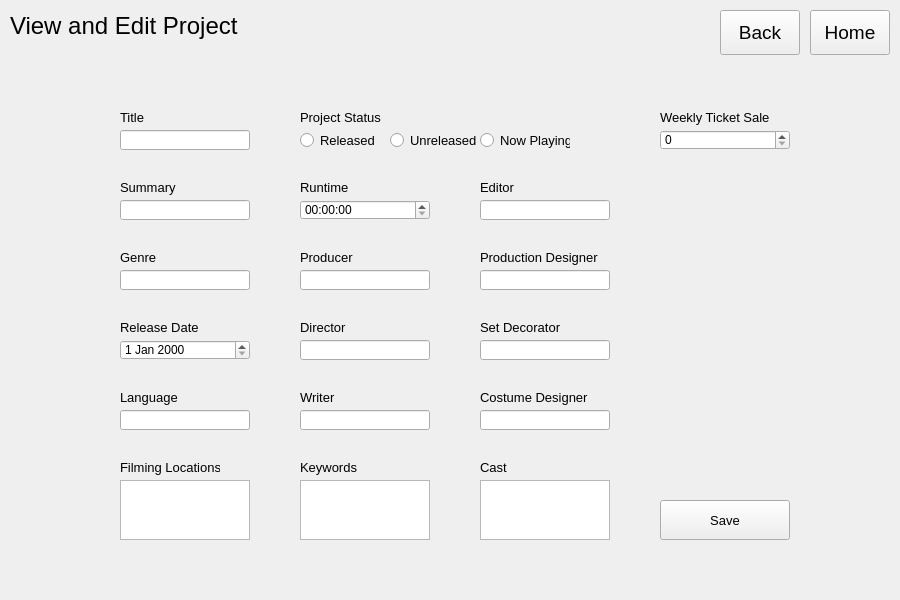
    <widget class="QWidget" name="pageEditProject">
     <property name="minimumSize">
      <size>
       <width>900</width>
       <height>600</height>
      </size>
     </property>
     <widget class="QLineEdit" name="textEditProjGenre">
      <property name="geometry">
       <rect>
        <x>120</x>
        <y>270</y>
        <width>130</width>
        <height>20</height>
       </rect>
      </property>
      <property name="font">
       <font>
        <pointsize>10</pointsize>
       </font>
      </property>
     </widget>
     <widget class="QLabel" name="labelEditProjCostumeDesigner">
      <property name="geometry">
       <rect>
        <x>480</x>
        <y>380</y>
        <width>111</width>
        <height>35</height>
       </rect>
      </property>
      <property name="font">
       <font>
        <pointsize>10</pointsize>
       </font>
      </property>
      <property name="text">
       <string>Costume Designer</string>
      </property>
     </widget>
     <widget class="QLineEdit" name="textEditProjSetDecorator">
      <property name="geometry">
       <rect>
        <x>480</x>
        <y>340</y>
        <width>130</width>
        <height>20</height>
       </rect>
      </property>
      <property name="font">
       <font>
        <pointsize>10</pointsize>
       </font>
      </property>
      <property name="text">
       <string/>
      </property>
     </widget>
     <widget class="QPlainTextEdit" name="textEditProjCast">
      <property name="geometry">
       <rect>
        <x>480</x>
        <y>480</y>
        <width>130</width>
        <height>60</height>
       </rect>
      </property>
     </widget>
     <widget class="QLineEdit" name="textEditProjDirector">
      <property name="geometry">
       <rect>
        <x>300</x>
        <y>340</y>
        <width>130</width>
        <height>20</height>
       </rect>
      </property>
      <property name="font">
       <font>
        <pointsize>10</pointsize>
       </font>
      </property>
     </widget>
     <widget class="QLabel" name="labelEditProjProducer">
      <property name="geometry">
       <rect>
        <x>300</x>
        <y>240</y>
        <width>100</width>
        <height>35</height>
       </rect>
      </property>
      <property name="font">
       <font>
        <pointsize>10</pointsize>
       </font>
      </property>
      <property name="text">
       <string>Producer</string>
      </property>
     </widget>
     <widget class="QLabel" name="labelEditProjProjectStatus">
      <property name="geometry">
       <rect>
        <x>300</x>
        <y>100</y>
        <width>121</width>
        <height>35</height>
       </rect>
      </property>
      <property name="font">
       <font>
        <pointsize>10</pointsize>
       </font>
      </property>
      <property name="text">
       <string>Project Status</string>
      </property>
     </widget>
     <widget class="QLineEdit" name="textEditProjProducer">
      <property name="geometry">
       <rect>
        <x>300</x>
        <y>270</y>
        <width>130</width>
        <height>20</height>
       </rect>
      </property>
      <property name="font">
       <font>
        <pointsize>10</pointsize>
       </font>
      </property>
     </widget>
     <widget class="QLabel" name="labelEditProjReleaseDate">
      <property name="geometry">
       <rect>
        <x>120</x>
        <y>310</y>
        <width>100</width>
        <height>35</height>
       </rect>
      </property>
      <property name="font">
       <font>
        <pointsize>10</pointsize>
       </font>
      </property>
      <property name="text">
       <string>Release Date</string>
      </property>
     </widget>
     <widget class="QLabel" name="labelEditProjTicketSale">
      <property name="geometry">
       <rect>
        <x>660</x>
        <y>100</y>
        <width>111</width>
        <height>35</height>
       </rect>
      </property>
      <property name="font">
       <font>
        <pointsize>10</pointsize>
       </font>
      </property>
      <property name="text">
       <string>Weekly Ticket Sale</string>
      </property>
     </widget>
     <widget class="QLabel" name="labelEditProjHeading">
      <property name="geometry">
       <rect>
        <x>10</x>
        <y>10</y>
        <width>250</width>
        <height>31</height>
       </rect>
      </property>
      <property name="font">
       <font>
        <pointsize>18</pointsize>
       </font>
      </property>
      <property name="text">
       <string>View and Edit Project</string>
      </property>
     </widget>
     <widget class="QLineEdit" name="textEditProjSummary">
      <property name="geometry">
       <rect>
        <x>120</x>
        <y>200</y>
        <width>130</width>
        <height>20</height>
       </rect>
      </property>
      <property name="font">
       <font>
        <pointsize>10</pointsize>
       </font>
      </property>
      <property name="text">
       <string/>
      </property>
     </widget>
     <widget class="QLabel" name="labelEditProjSetDecorator">
      <property name="geometry">
       <rect>
        <x>480</x>
        <y>310</y>
        <width>131</width>
        <height>35</height>
       </rect>
      </property>
      <property name="font">
       <font>
        <pointsize>10</pointsize>
       </font>
      </property>
      <property name="text">
       <string>Set Decorator</string>
      </property>
     </widget>
     <widget class="QLabel" name="labelEditProjWriter">
      <property name="geometry">
       <rect>
        <x>300</x>
        <y>380</y>
        <width>100</width>
        <height>35</height>
       </rect>
      </property>
      <property name="font">
       <font>
        <pointsize>10</pointsize>
       </font>
      </property>
      <property name="text">
       <string>Writer</string>
      </property>
     </widget>
     <widget class="QLineEdit" name="textEditProjProductionDesigner">
      <property name="geometry">
       <rect>
        <x>480</x>
        <y>270</y>
        <width>130</width>
        <height>20</height>
       </rect>
      </property>
      <property name="font">
       <font>
        <pointsize>10</pointsize>
       </font>
      </property>
     </widget>
     <widget class="QRadioButton" name="radioButtonEditProjNowPlaying">
      <property name="geometry">
       <rect>
        <x>480</x>
        <y>130</y>
        <width>90</width>
        <height>20</height>
       </rect>
      </property>
      <property name="font">
       <font>
        <pointsize>10</pointsize>
       </font>
      </property>
      <property name="text">
       <string>Now Playing</string>
      </property>
     </widget>
     <widget class="QLabel" name="labelEditProjKeywords">
      <property name="geometry">
       <rect>
        <x>300</x>
        <y>450</y>
        <width>100</width>
        <height>35</height>
       </rect>
      </property>
      <property name="font">
       <font>
        <pointsize>10</pointsize>
       </font>
      </property>
      <property name="text">
       <string>Keywords</string>
      </property>
     </widget>
     <widget class="QLabel" name="labelEditProjTitle">
      <property name="geometry">
       <rect>
        <x>120</x>
        <y>100</y>
        <width>100</width>
        <height>35</height>
       </rect>
      </property>
      <property name="font">
       <font>
        <pointsize>10</pointsize>
       </font>
      </property>
      <property name="text">
       <string>Title</string>
      </property>
     </widget>
     <widget class="QRadioButton" name="radioButtonEditProjReleased">
      <property name="geometry">
       <rect>
        <x>300</x>
        <y>130</y>
        <width>90</width>
        <height>20</height>
       </rect>
      </property>
      <property name="font">
       <font>
        <pointsize>10</pointsize>
       </font>
      </property>
      <property name="text">
       <string>Released</string>
      </property>
     </widget>
     <widget class="QLabel" name="labelEditProjCast">
      <property name="geometry">
       <rect>
        <x>480</x>
        <y>450</y>
        <width>100</width>
        <height>35</height>
       </rect>
      </property>
      <property name="font">
       <font>
        <pointsize>10</pointsize>
       </font>
      </property>
      <property name="text">
       <string>Cast</string>
      </property>
     </widget>
     <widget class="QLabel" name="labelEditProjDirector">
      <property name="geometry">
       <rect>
        <x>300</x>
        <y>310</y>
        <width>100</width>
        <height>35</height>
       </rect>
      </property>
      <property name="font">
       <font>
        <pointsize>10</pointsize>
       </font>
      </property>
      <property name="text">
       <string>Director</string>
      </property>
     </widget>
     <widget class="QLineEdit" name="textEditProjEditor">
      <property name="geometry">
       <rect>
        <x>480</x>
        <y>200</y>
        <width>130</width>
        <height>20</height>
       </rect>
      </property>
      <property name="font">
       <font>
        <pointsize>10</pointsize>
       </font>
      </property>
     </widget>
     <widget class="QLabel" name="labelEditProjFilimingLocations">
      <property name="geometry">
       <rect>
        <x>120</x>
        <y>450</y>
        <width>100</width>
        <height>35</height>
       </rect>
      </property>
      <property name="font">
       <font>
        <pointsize>10</pointsize>
       </font>
      </property>
      <property name="text">
       <string>Filming Locations</string>
      </property>
     </widget>
     <widget class="QLineEdit" name="textEditProjTitle">
      <property name="geometry">
       <rect>
        <x>120</x>
        <y>130</y>
        <width>130</width>
        <height>20</height>
       </rect>
      </property>
      <property name="font">
       <font>
        <pointsize>10</pointsize>
       </font>
      </property>
     </widget>
     <widget class="QRadioButton" name="radioButtonEditProjUnreleased">
      <property name="geometry">
       <rect>
        <x>390</x>
        <y>130</y>
        <width>90</width>
        <height>20</height>
       </rect>
      </property>
      <property name="font">
       <font>
        <pointsize>10</pointsize>
       </font>
      </property>
      <property name="text">
       <string>Unreleased</string>
      </property>
     </widget>
     <widget class="QLabel" name="labelEditProjEditor">
      <property name="geometry">
       <rect>
        <x>480</x>
        <y>170</y>
        <width>100</width>
        <height>35</height>
       </rect>
      </property>
      <property name="font">
       <font>
        <pointsize>10</pointsize>
       </font>
      </property>
      <property name="text">
       <string>Editor</string>
      </property>
     </widget>
     <widget class="QLabel" name="labelEditProjGenre">
      <property name="geometry">
       <rect>
        <x>120</x>
        <y>240</y>
        <width>100</width>
        <height>35</height>
       </rect>
      </property>
      <property name="font">
       <font>
        <pointsize>10</pointsize>
       </font>
      </property>
      <property name="text">
       <string>Genre</string>
      </property>
     </widget>
     <widget class="QLabel" name="labelEditProjRuntime">
      <property name="geometry">
       <rect>
        <x>300</x>
        <y>170</y>
        <width>100</width>
        <height>35</height>
       </rect>
      </property>
      <property name="font">
       <font>
        <pointsize>10</pointsize>
       </font>
      </property>
      <property name="text">
       <string>Runtime</string>
      </property>
     </widget>
     <widget class="QPushButton" name="buttonEditProjSave">
      <property name="geometry">
       <rect>
        <x>660</x>
        <y>500</y>
        <width>130</width>
        <height>40</height>
       </rect>
      </property>
      <property name="font">
       <font>
        <pointsize>10</pointsize>
       </font>
      </property>
      <property name="text">
       <string>Save</string>
      </property>
     </widget>
     <widget class="QLabel" name="labelEditProjProductionDesginer">
      <property name="geometry">
       <rect>
        <x>480</x>
        <y>240</y>
        <width>121</width>
        <height>35</height>
       </rect>
      </property>
      <property name="font">
       <font>
        <pointsize>10</pointsize>
       </font>
      </property>
      <property name="text">
       <string>Production Designer</string>
      </property>
     </widget>
     <widget class="QLabel" name="labelEditProjSummary">
      <property name="geometry">
       <rect>
        <x>120</x>
        <y>170</y>
        <width>121</width>
        <height>35</height>
       </rect>
      </property>
      <property name="font">
       <font>
        <pointsize>10</pointsize>
       </font>
      </property>
      <property name="text">
       <string>Summary</string>
      </property>
     </widget>
     <widget class="QPlainTextEdit" name="textEditProjFilmingLocations">
      <property name="geometry">
       <rect>
        <x>120</x>
        <y>480</y>
        <width>130</width>
        <height>60</height>
       </rect>
      </property>
     </widget>
     <widget class="QLabel" name="labelEditProjLanguage">
      <property name="geometry">
       <rect>
        <x>120</x>
        <y>380</y>
        <width>100</width>
        <height>35</height>
       </rect>
      </property>
      <property name="font">
       <font>
        <pointsize>10</pointsize>
       </font>
      </property>
      <property name="text">
       <string>Language</string>
      </property>
     </widget>
     <widget class="QLineEdit" name="textEditProjWriter">
      <property name="geometry">
       <rect>
        <x>300</x>
        <y>410</y>
        <width>130</width>
        <height>20</height>
       </rect>
      </property>
      <property name="font">
       <font>
        <pointsize>10</pointsize>
       </font>
      </property>
     </widget>
     <widget class="QLineEdit" name="textEditProjLanguage">
      <property name="geometry">
       <rect>
        <x>120</x>
        <y>410</y>
        <width>130</width>
        <height>20</height>
       </rect>
      </property>
      <property name="font">
       <font>
        <pointsize>10</pointsize>
       </font>
      </property>
      <property name="text">
       <string/>
      </property>
     </widget>
     <widget class="QPushButton" name="buttonHomeEditProj">
      <property name="geometry">
       <rect>
        <x>810</x>
        <y>10</y>
        <width>80</width>
        <height>45</height>
       </rect>
      </property>
      <property name="font">
       <font>
        <pointsize>14</pointsize>
       </font>
      </property>
      <property name="text">
       <string>Home</string>
      </property>
     </widget>
     <widget class="QLineEdit" name="textEditProjCostumeDesigner">
      <property name="geometry">
       <rect>
        <x>480</x>
        <y>410</y>
        <width>130</width>
        <height>20</height>
       </rect>
      </property>
      <property name="font">
       <font>
        <pointsize>10</pointsize>
       </font>
      </property>
      <property name="text">
       <string/>
      </property>
     </widget>
     <widget class="QPlainTextEdit" name="textEditProjKeywords">
      <property name="geometry">
       <rect>
        <x>300</x>
        <y>480</y>
        <width>130</width>
        <height>60</height>
       </rect>
      </property>
     </widget>
     <widget class="QTimeEdit" name="timeEditProjRuntime">
      <property name="geometry">
       <rect>
        <x>300</x>
        <y>200</y>
        <width>130</width>
        <height>20</height>
       </rect>
      </property>
     </widget>
     <widget class="QDateEdit" name="dateEditProjReleaseDate">
      <property name="geometry">
       <rect>
        <x>120</x>
        <y>340</y>
        <width>130</width>
        <height>20</height>
       </rect>
      </property>
     </widget>
     <widget class="QSpinBox" name="spinBoxEditProjTicketSale">
      <property name="geometry">
       <rect>
        <x>660</x>
        <y>130</y>
        <width>130</width>
        <height>20</height>
       </rect>
      </property>
     </widget>
     <widget class="QPushButton" name="buttonBackEditProj">
      <property name="geometry">
       <rect>
        <x>720</x>
        <y>10</y>
        <width>80</width>
        <height>45</height>
       </rect>
      </property>
      <property name="font">
       <font>
        <pointsize>14</pointsize>
       </font>
      </property>
      <property name="text">
       <string>Back</string>
      </property>
     </widget>
    </widget>
